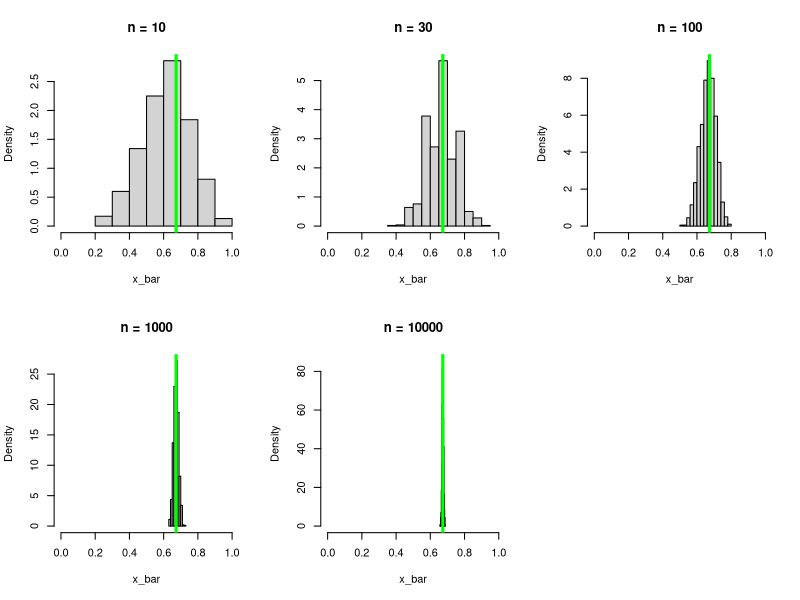

Generate this figure with R: (Note: this script raises an error after producing the figure.)
# This R script file provides simple code for illustrating concepts related to
# the law of large numbers and the central limit theorem.


# Law of large numbers for a sum of independent Bernoulli random variables ----
# Begin with a sample of size 10 with a specified probability of success, p
p = .673

# Construct a matrix with columns corresponding to the realization of each data
# set. We want to observe the sampling distribution of the empirical mean
num_data_sets = 1000
n = 10
x = matrix( 0, n, num_data_sets)
# Sample Bernoulli(p) data
for(i in 1:num_data_sets)  x[, i] = rbinom( n=n, size=1, prob=p)
# Next, construct the sample of empirical means
x_bar = colMeans(x)
# and then plot the empirical density function for the empirical mean as a 
# random variable.  Note that the expected value of this random variable is p
par(mfrow=c(2,3))
hist( x_bar, xlim=c(0,1), main=paste0('n = ',n), freq=F)
abline( v=p, col='green', lwd=3)

# Now observe the behavior of this distribution for larger values of n
n = 30
x = matrix( 0, n, num_data_sets)
for(i in 1:num_data_sets)  x[, i] = rbinom( n=n, size=1, prob=p)
x_bar = colMeans(x)
hist( x_bar, xlim=c(0,1), main=paste0('n = ',n), freq=F)
abline( v=p, col='green', lwd=3)
# And larger...
n = 100
x = matrix( 0, n, num_data_sets)
for(i in 1:num_data_sets)  x[, i] = rbinom( n=n, size=1, prob=p)
x_bar = colMeans(x)
hist( x_bar, xlim=c(0,1), main=paste0('n = ',n), freq=F)
abline( v=p, col='green', lwd=3)
# And larger...
n = 1000
x = matrix( 0, n, num_data_sets)
for(i in 1:num_data_sets)  x[, i] = rbinom( n=n, size=1, prob=p)
x_bar = colMeans(x)
hist( x_bar, xlim=c(0,1), main=paste0('n = ',n), freq=F)
abline( v=p, col='green', lwd=3)
# And larger...
n = 10000
x = matrix( 0, n, num_data_sets)
for(i in 1:num_data_sets)  x[, i] = rbinom( n=n, size=1, prob=p)
x_bar = colMeans(x)
hist( x_bar, xlim=c(0,1), main=paste0('n = ',n), freq=F)
abline( v=p, col='green', lwd=3)
# And larger still...
n = 100000
x = matrix( 0, n, num_data_sets)
for(i in 1:num_data_sets)  x[, i] = rbinom( n=n, size=1, prob=p)
x_bar = colMeans(x)
hist( x_bar, xlim=c(0,1), main=paste0('n = ',n), freq=F)
abline( v=p, col='green', lwd=3)
# Recall that by the law of large numbers, this distribution should converge to
# a point mass at p.
# What is the empirical mean of the empirical mean for this last sample?  And
# how close is it to the value of p?
cat('empirical mean of the empirical mean = ',mean(x_bar),'\n')
# Does this suggest that the sample mean is a good estimator for p¸

dev.off()
# -----------------------------------------------------------------------------